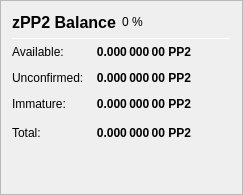
                   <widget class="QFrame" name="frame_ZerocoinBalances">
                    <property name="frameShape">
                     <enum>QFrame::StyledPanel</enum>
                    </property>
                    <property name="frameShadow">
                     <enum>QFrame::Raised</enum>
                    </property>
                    <layout class="QVBoxLayout" name="verticalLayout_7">
                     <item>
                      <layout class="QHBoxLayout" name="horizontalLayout_8" stretch="0,0,0">
                       <item>
                        <widget class="QLabel" name="label_5z_3">
                         <property name="minimumSize">
                          <size>
                           <width>0</width>
                           <height>20</height>
                          </size>
                         </property>
                         <property name="font">
                          <font>
                           <pointsize>12</pointsize>
                           <weight>75</weight>
                           <bold>true</bold>
                          </font>
                         </property>
                         <property name="text">
                          <string>zPP2 Balance</string>
                         </property>
                        </widget>
                       </item>
                       <item>
                        <widget class="QLabel" name="labelzPP2Percent">
                         <property name="text">
                          <string notr="true">0 %</string>
                         </property>
                        </widget>
                       </item>
                       <item>
                        <spacer name="horizontalSpacer_11">
                         <property name="orientation">
                          <enum>Qt::Horizontal</enum>
                         </property>
                         <property name="sizeHint" stdset="0">
                          <size>
                           <width>40</width>
                           <height>20</height>
                          </size>
                         </property>
                        </spacer>
                       </item>
                      </layout>
                     </item>
                     <item>
                      <widget class="Line" name="line_ZerocoinBalance">
                       <property name="minimumSize">
                        <size>
                         <width>0</width>
                         <height>1</height>
                        </size>
                       </property>
                       <property name="maximumSize">
                        <size>
                         <width>16777215</width>
                         <height>1</height>
                        </size>
                       </property>
                       <property name="orientation">
                        <enum>Qt::Horizontal</enum>
                       </property>
                      </widget>
                     </item>
                     <item>
                      <layout class="QGridLayout" name="gridLayout_5">
                       <property name="spacing">
                        <number>12</number>
                       </property>
                       <item row="1" column="0">
                        <widget class="QLabel" name="labelzBalanceMatureText">
                         <property name="toolTip">
                          <string>Mature: more than 20 confirmation and more than 1 mint of the same denomination after it was minted.
These zPP2 are spendable.</string>
                         </property>
                         <property name="text">
                          <string>Available:</string>
                         </property>
                        </widget>
                       </item>
                       <item row="1" column="1">
                        <widget class="QLabel" name="labelzBalanceMature">
                         <property name="font">
                          <font>
                           <weight>75</weight>
                           <bold>true</bold>
                          </font>
                         </property>
                         <property name="toolTip">
                          <string>Mature: more than 20 confirmation and more than 1 mint of the same denomination after it was minted.
These zPP2 are spendable.</string>
                         </property>
                         <property name="text">
                          <string notr="true">0.000 000 00 PP2</string>
                         </property>
                         <property name="alignment">
                          <set>Qt::AlignRight|Qt::AlignTrailing|Qt::AlignVCenter</set>
                         </property>
                        </widget>
                       </item>
                       <item row="2" column="0">
                        <widget class="QLabel" name="labelzBalanceUnconfirmedText">
                         <property name="toolTip">
                          <string>Unconfirmed: less than 20 confirmations
Immature: confirmed, but less than 1 mint of the same denomination after it was minted</string>
                         </property>
                         <property name="text">
                          <string>Unconfirmed:</string>
                         </property>
                        </widget>
                       </item>
                       <item row="2" column="1">
                        <widget class="QLabel" name="labelzBalanceUnconfirmed">
                         <property name="font">
                          <font>
                           <weight>75</weight>
                           <bold>true</bold>
                          </font>
                         </property>
                         <property name="toolTip">
                          <string>Unconfirmed: less than 20 confirmations
Immature: confirmed, but less than 1 mint of the same denomination after it was minted</string>
                         </property>
                         <property name="text">
                          <string notr="true">0.000 000 00 PP2</string>
                         </property>
                         <property name="alignment">
                          <set>Qt::AlignRight|Qt::AlignTrailing|Qt::AlignVCenter</set>
                         </property>
                        </widget>
                       </item>
                       <item row="3" column="0">
                        <widget class="QLabel" name="labelzBalanceImmatureText">
                         <property name="toolTip">
                          <string>Unconfirmed: less than 20 confirmations
Immature: confirmed, but less than 1 mint of the same denomination after it was minted</string>
                         </property>
                         <property name="text">
                          <string>Immature:</string>
                         </property>
                        </widget>
                       </item>
                       <item row="3" column="1">
                        <widget class="QLabel" name="labelzBalanceImmature">
                         <property name="font">
                          <font>
                           <weight>75</weight>
                           <bold>true</bold>
                          </font>
                         </property>
                         <property name="toolTip">
                          <string>Unconfirmed: less than 20 confirmations
Immature: confirmed, but less than 1 mint of the same denomination after it was minted</string>
                         </property>
                         <property name="text">
                          <string notr="true">0.000 000 00 PP2</string>
                         </property>
                         <property name="alignment">
                          <set>Qt::AlignRight|Qt::AlignTrailing|Qt::AlignVCenter</set>
                         </property>
                        </widget>
                       </item>
                       <item row="4" column="0">
                        <widget class="QLabel" name="labelzBalanceText">
                         <property name="toolTip">
                          <string>Your current zPP2 balance, unconfirmed and immature zPP2 included.</string>
                         </property>
                         <property name="text">
                          <string>Total:</string>
                         </property>
                        </widget>
                       </item>
                       <item row="4" column="1">
                        <widget class="QLabel" name="labelzBalance">
                         <property name="font">
                          <font>
                           <weight>75</weight>
                           <bold>true</bold>
                          </font>
                         </property>
                         <property name="cursor">
                          <cursorShape>IBeamCursor</cursorShape>
                         </property>
                         <property name="toolTip">
                          <string>Your current zPP2 balance, unconfirmed and immature zPP2 included.</string>
                         </property>
                         <property name="text">
                          <string notr="true">0.000 000 00 PP2</string>
                         </property>
                         <property name="alignment">
                          <set>Qt::AlignRight|Qt::AlignTrailing|Qt::AlignVCenter</set>
                         </property>
                         <property name="textInteractionFlags">
                          <set>Qt::LinksAccessibleByMouse|Qt::TextSelectableByKeyboard|Qt::TextSelectableByMouse</set>
                         </property>
                        </widget>
                       </item>
                       <item row="4" column="2">
                        <spacer name="horizontalSpacer_4">
                         <property name="orientation">
                          <enum>Qt::Horizontal</enum>
                         </property>
                         <property name="sizeHint" stdset="0">
                          <size>
                           <width>40</width>
                           <height>20</height>
                          </size>
                         </property>
                        </spacer>
                       </item>
                      </layout>
                     </item>
                     <item>
                      <spacer name="verticalSpacer_4">
                       <property name="orientation">
                        <enum>Qt::Vertical</enum>
                       </property>
                       <property name="sizeHint" stdset="0">
                        <size>
                         <width>20</width>
                         <height>40</height>
                        </size>
                       </property>
                      </spacer>
                     </item>
                    </layout>
                   </widget>
